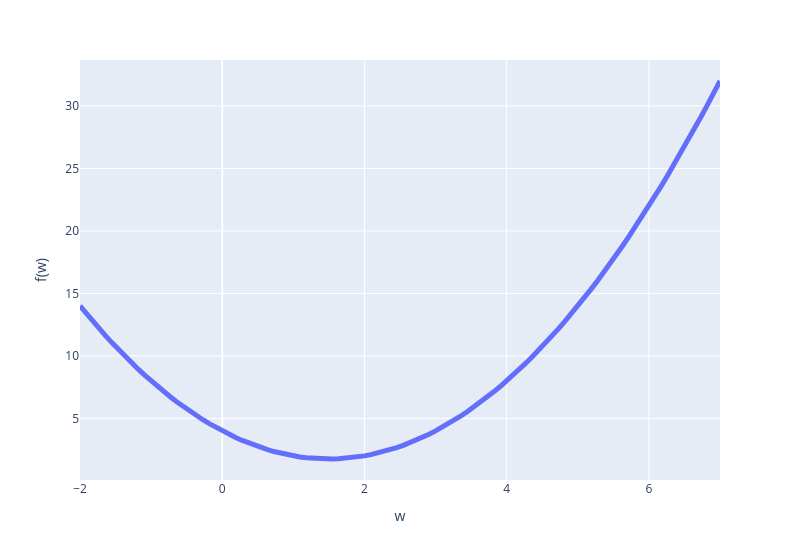

Notebook code for this chart:
### Markdown cell above
**Problem 1**: Minimize the function
$$
\arg \min_{w \in \mathbb{R}}w^2 - 3w + 4
$$

### Code cell
w = np.linspace(-2,7,100)
f = lambda w: w**2 - 3 * w + 4
fig = px.line(x=w, y=f(w), labels={'x': 'w', 'y': 'f(w)'})
fig.update_traces(line_width=5)
# fig.write_image("images/function1.pdf")
fig
